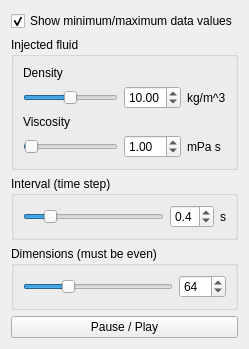
          <widget class="QWidget" name="SimulationSettingsPage">
           <property name="autoFillBackground">
            <bool>true</bool>
           </property>
           <attribute name="title">
            <string>Simulation</string>
           </attribute>
           <layout class="QVBoxLayout" name="verticalLayout_3">
            <item>
             <widget class="QCheckBox" name="simulationShowMinMaxDataCheckBox">
              <property name="text">
               <string>Show minimum/maximum data values</string>
              </property>
              <property name="checked">
               <bool>true</bool>
              </property>
             </widget>
            </item>
            <item>
             <widget class="QGroupBox" name="fluidGroupBox">
              <property name="maximumSize">
               <size>
                <width>16777215</width>
                <height>180</height>
               </size>
              </property>
              <property name="title">
               <string>Injected fluid</string>
              </property>
              <layout class="QGridLayout" name="gridLayout_6">
               <item row="3" column="1">
                <widget class="QDoubleSpinBox" name="viscositySpinBox">
                 <property name="decimals">
                  <number>2</number>
                 </property>
                 <property name="minimum">
                  <double>0.100000000000000</double>
                 </property>
                 <property name="maximum">
                  <double>50.000000000000000</double>
                 </property>
                 <property name="singleStep">
                  <double>0.100000000000000</double>
                 </property>
                 <property name="value">
                  <double>1.000000000000000</double>
                 </property>
                </widget>
               </item>
               <item row="1" column="0">
                <widget class="QSlider" name="densitySlider">
                 <property name="minimum">
                  <number>1</number>
                 </property>
                 <property name="maximum">
                  <number>200</number>
                 </property>
                 <property name="value">
                  <number>100</number>
                 </property>
                 <property name="orientation">
                  <enum>Qt::Horizontal</enum>
                 </property>
                </widget>
               </item>
               <item row="0" column="0">
                <widget class="QLabel" name="density">
                 <property name="text">
                  <string>Density</string>
                 </property>
                </widget>
               </item>
               <item row="3" column="0">
                <widget class="QSlider" name="viscositySlider">
                 <property name="minimum">
                  <number>1</number>
                 </property>
                 <property name="maximum">
                  <number>500</number>
                 </property>
                 <property name="value">
                  <number>10</number>
                 </property>
                 <property name="orientation">
                  <enum>Qt::Horizontal</enum>
                 </property>
                </widget>
               </item>
               <item row="2" column="0">
                <widget class="QLabel" name="viscosity">
                 <property name="text">
                  <string>Viscosity</string>
                 </property>
                </widget>
               </item>
               <item row="1" column="1">
                <widget class="QDoubleSpinBox" name="densitySpinBox">
                 <property name="decimals">
                  <number>2</number>
                 </property>
                 <property name="minimum">
                  <double>0.100000000000000</double>
                 </property>
                 <property name="maximum">
                  <double>20.000000000000000</double>
                 </property>
                 <property name="singleStep">
                  <double>0.100000000000000</double>
                 </property>
                 <property name="value">
                  <double>10.000000000000000</double>
                 </property>
                </widget>
               </item>
               <item row="1" column="2">
                <widget class="QLabel" name="densityUnits">
                 <property name="text">
                  <string>kg/m^3</string>
                 </property>
                </widget>
               </item>
               <item row="3" column="2">
                <widget class="QLabel" name="viscosityUnits">
                 <property name="text">
                  <string>mPa s</string>
                 </property>
                </widget>
               </item>
              </layout>
             </widget>
            </item>
            <item>
             <widget class="QGroupBox" name="timestepGroupBox">
              <property name="maximumSize">
               <size>
                <width>16777215</width>
                <height>100</height>
               </size>
              </property>
              <property name="title">
               <string>Interval (time step)</string>
              </property>
              <layout class="QGridLayout" name="gridLayout_7">
               <item row="0" column="0">
                <widget class="QSlider" name="timestepSlider">
                 <property name="minimum">
                  <number>1</number>
                 </property>
                 <property name="maximum">
                  <number>20</number>
                 </property>
                 <property name="value">
                  <number>4</number>
                 </property>
                 <property name="orientation">
                  <enum>Qt::Horizontal</enum>
                 </property>
                </widget>
               </item>
               <item row="0" column="2">
                <widget class="QDoubleSpinBox" name="timestepSpinBox">
                 <property name="decimals">
                  <number>1</number>
                 </property>
                 <property name="minimum">
                  <double>0.100000000000000</double>
                 </property>
                 <property name="maximum">
                  <double>2.000000000000000</double>
                 </property>
                 <property name="singleStep">
                  <double>0.100000000000000</double>
                 </property>
                 <property name="value">
                  <double>0.400000000000000</double>
                 </property>
                </widget>
               </item>
               <item row="0" column="3">
                <widget class="QLabel" name="timestepUnits">
                 <property name="text">
                  <string>s</string>
                 </property>
                </widget>
               </item>
              </layout>
             </widget>
            </item>
            <item>
             <widget class="QGroupBox" name="gridpointsGroupBox">
              <property name="maximumSize">
               <size>
                <width>16777215</width>
                <height>100</height>
               </size>
              </property>
              <property name="title">
               <string>Dimensions (must be even)</string>
              </property>
              <layout class="QGridLayout" name="gridLayout_8">
               <item row="0" column="0">
                <widget class="QSlider" name="gridpointsSlider">
                 <property name="minimum">
                  <number>10</number>
                 </property>
                 <property name="maximum">
                  <number>200</number>
                 </property>
                 <property name="singleStep">
                  <number>2</number>
                 </property>
                 <property name="value">
                  <number>64</number>
                 </property>
                 <property name="tracking">
                  <bool>false</bool>
                 </property>
                 <property name="orientation">
                  <enum>Qt::Horizontal</enum>
                 </property>
                 <property name="tickPosition">
                  <enum>QSlider::NoTicks</enum>
                 </property>
                </widget>
               </item>
               <item row="0" column="1">
                <widget class="QSpinBox" name="gridpointsSpinBox">
                 <property name="keyboardTracking">
                  <bool>false</bool>
                 </property>
                 <property name="minimum">
                  <number>10</number>
                 </property>
                 <property name="maximum">
                  <number>200</number>
                 </property>
                 <property name="singleStep">
                  <number>2</number>
                 </property>
                 <property name="value">
                  <number>64</number>
                 </property>
                </widget>
               </item>
              </layout>
             </widget>
            </item>
            <item>
             <widget class="QPushButton" name="simulationPausePlayPushButton">
              <property name="text">
               <string>Pause / Play</string>
              </property>
             </widget>
            </item>
           </layout>
          </widget>
